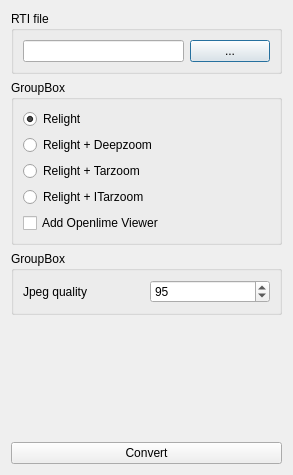
<?xml version="1.0" encoding="UTF-8"?>
<ui version="4.0">
 <class>ConvertDialog</class>
 <widget class="QDialog" name="ConvertDialog">
  <property name="geometry">
   <rect>
    <x>0</x>
    <y>0</y>
    <width>293</width>
    <height>475</height>
   </rect>
  </property>
  <property name="windowTitle">
   <string>Dialog</string>
  </property>
  <layout class="QVBoxLayout" name="verticalLayout_2">
   <item>
    <widget class="QGroupBox" name="groupBox_3">
     <property name="title">
      <string>RTI file</string>
     </property>
     <layout class="QHBoxLayout" name="horizontalLayout_2">
      <item>
       <widget class="QLineEdit" name="filename">
        <property name="sizePolicy">
         <sizepolicy hsizetype="Expanding" vsizetype="Fixed">
          <horstretch>1</horstretch>
          <verstretch>0</verstretch>
         </sizepolicy>
        </property>
       </widget>
      </item>
      <item>
       <widget class="QPushButton" name="load">
        <property name="minimumSize">
         <size>
          <width>50</width>
          <height>0</height>
         </size>
        </property>
        <property name="toolTip">
         <string>Select a .rti file.</string>
        </property>
        <property name="text">
         <string>...</string>
        </property>
        <property name="flat">
         <bool>false</bool>
        </property>
       </widget>
      </item>
     </layout>
    </widget>
   </item>
   <item>
    <widget class="QGroupBox" name="groupBox">
     <property name="title">
      <string>GroupBox</string>
     </property>
     <layout class="QVBoxLayout" name="verticalLayout">
      <item>
       <widget class="QRadioButton" name="relight">
        <property name="text">
         <string>Relight</string>
        </property>
        <property name="checked">
         <bool>true</bool>
        </property>
       </widget>
      </item>
      <item>
       <widget class="QRadioButton" name="deepzoom">
        <property name="text">
         <string>Relight + Deepzoom</string>
        </property>
       </widget>
      </item>
      <item>
       <widget class="QRadioButton" name="tarzoom">
        <property name="text">
         <string>Relight + Tarzoom</string>
        </property>
       </widget>
      </item>
      <item>
       <widget class="QRadioButton" name="itarzoom">
        <property name="text">
         <string>Relight + ITarzoom</string>
        </property>
       </widget>
      </item>
      <item>
       <widget class="QCheckBox" name="openlime">
        <property name="text">
         <string>Add Openlime Viewer</string>
        </property>
       </widget>
      </item>
     </layout>
    </widget>
   </item>
   <item>
    <widget class="QGroupBox" name="groupBox_2">
     <property name="title">
      <string>GroupBox</string>
     </property>
     <layout class="QHBoxLayout" name="horizontalLayout">
      <item>
       <widget class="QLabel" name="label">
        <property name="text">
         <string>Jpeg quality</string>
        </property>
       </widget>
      </item>
      <item>
       <widget class="QSpinBox" name="quality">
        <property name="minimum">
         <number>75</number>
        </property>
        <property name="maximum">
         <number>100</number>
        </property>
        <property name="value">
         <number>95</number>
        </property>
       </widget>
      </item>
     </layout>
    </widget>
   </item>
   <item>
    <spacer name="verticalSpacer">
     <property name="orientation">
      <enum>Qt::Vertical</enum>
     </property>
     <property name="sizeHint" stdset="0">
      <size>
       <width>20</width>
       <height>89</height>
      </size>
     </property>
    </spacer>
   </item>
   <item>
    <widget class="QPushButton" name="convert">
     <property name="text">
      <string>Convert</string>
     </property>
    </widget>
   </item>
  </layout>
 </widget>
 <resources/>
 <connections/>
</ui>
